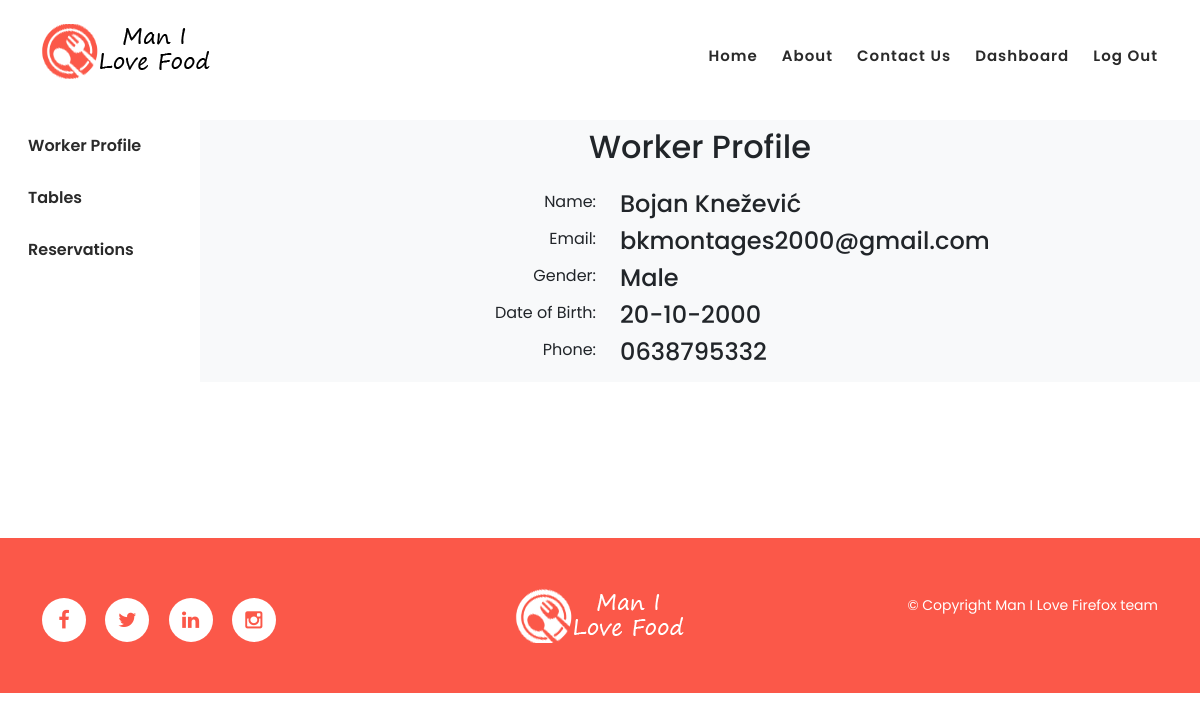
Page /tables.php (signed in) on the committed database.
### tables this page shows
CREATE TABLE `accounts` (
  `id` int(11) NOT NULL,
  `first_name` varchar(50) NOT NULL,
  `last_name` varchar(50) NOT NULL,
  `email` varchar(100) NOT NULL,
  `gender` enum('Male','Female','Other') NOT NULL,
  `date_of_birth` date DEFAULT NULL,
  `phone` varchar(20) DEFAULT NULL,
  `password` varchar(255) NOT NULL,
  `created_at` timestamp NOT NULL DEFAULT current_timestamp()
);

### functions.php (called while the page is built, shortened)
<?php
function reverseFormatDate($inputDate): false|string
{
    $dateObj = DateTime::createFromFormat('Y-m-d', $inputDate);
    if($dateObj) {
        return $dateObj->format('d-m-Y');
    }
    else{
        return false;
    }
}

### tables.php (the view, shortened to what this page needs)
<?php
require "template/header.php";
require "functions.php";
if (!$_SESSION['logged_in']) {
    header("location: login.php");
    exit();
}
elseif ($_SESSION['userRole'] != 'worker'){
    header("location: index.php");
    exit();
}
else {
    $email = $_SESSION['email'];
    $conn = connect();
    $stmt = $conn->prepare("SELECT first_name, last_name, gender, date_of_birth, phone FROM accounts WHERE email=?");
    $stmt->execute([$email]);
    $result = $stmt->fetch();
    $fname = $result['first_name'];
    $lname = $result['last_name'];
    $gender = $result['gender'];
    $rawDate = $result['date_of_birth'];
    $phone = $result['phone'];
    $dob = reverseFormatDate($rawDate);
}
?>
<section class="my-5 pt-md-4 pt-5 pb-5">
    <div class="container-fluid py-5">
        <div class="row">
            <nav class="main-nav col-md-2 col-12 d-md-block d-lg-block d-inline-block sidebar">
                <div>
                    <ul class="nav d-flex flex-column flex-md-custom">
                        <li class="nav-item mb-2 mb-md-0">
                            <a class="nav-link" id="btnWorker" data-target="worker">Worker Profile</a>
                        </li>
                        <li class="nav-item mb-2 mb-md-0">
                            <a class="nav-link" id="btnTables" data-target="tables">Tables</a>
                        </li>
                        <li class="nav-item mb-2 mb-md-0">
                            <a class="nav-link" id="btnRes" data-target="res">Reservations</a>
                        </li>
                    </ul>
                </div>
            </nav>
            <main class="col-md-10 col-12 bg-light">
                <div class="container p-2 section" id="worker">
                    <div class="row ">
                        <div class="col-lg-12 text-center mb-4">
                            <h2>Worker Profile</h2>
                        </div>
                        <div class="row mb-2">
                            <div class="col-md-5 text-sm-end">
                                <label class="font-weight-bold">Name:</label>
                            </div>
                            <div class="col-md-7">
                                <h4><?php echo $fname . ' ' . $lname; ?></h4>
                            </div>
                        </div>
                        <div class="row mb-2">
                            <div class="col-md-5 text-sm-end">
                                <label class="font-weight-bold">Email:</label>
                            </div>
                            <div class="col-md-7">
                                <h4><?php echo $email; ?></h4>
                            </div>
                        </div>
                        <div class="row mb-2">
                            <div class="col-md-5 text-sm-end">
                                <label class="font-weight-bold">Gender:</label>
                            </div>
                            <div class="col-md-7">
                                <h4><?php echo $gender; ?></h4>
                            </div>
                        </div>
                        <div class="row mb-2">
                            <div class="col-md-5 text-sm-end">
                                <label class="font-weight-bold">Date of Birth:</label>
                            </div>
                            <div class="col-md-7">
                                <h4><?php echo $dob; ?></h4>
                            </div>
                        </div>
                        <div class="row mb-2">
                            <div class="col-md-5 text-sm-end">
                                <label class="font-weight-bold">Phone:</label>
                            </div>
                            <div class="col-md-7">
                                <h4><?php echo $phone; ?></h4>
                            </div>
                        </div>
                    </div>
                </div>
            </main>
        </div>
    </div>
</section>
<?php
require "template/footer.php";

### assets/css/style.css (style rules this page uses)
html, body, div, span, applet, object, iframe, h1, h2, h3, h4, h5, h6, p, blockquote, div pre, a, abbr, acronym, address, big, cite, code, del, dfn, em, font, img, ins, kbd, q, s, samp, small, strike, strong, sub, sup, tt, var, b, u, i, center, dl, dt, dd, ol, ul, li, figure, header, nav, section, article, aside, footer, figcaption { margin: 0; padding: 0; border: 0; outline: 0; }
ul, li { padding: 0; margin: 0; list-style: none; }
header, nav, section, article, aside, footer, hgroup { display: block; }
* { box-sizing: border-box; }
html, body { font-family: 'Poppins', sans-serif; font-weight: 400; background-color: #fff; font-size: 16px; -ms-text-size-adjust: 100%; -webkit-font-smoothing: antialiased; -moz-osx-font-smoothing: grayscale; }
a { text-decoration: none !important; }
h1, h2, h3, h4, h5, h6 { margin-top: 0; margin-bottom: 0; }
ul { margin-bottom: 0; }
html, body { background: #fff; font-family: 'Poppins', sans-serif; }
.main-nav .nav li { padding: 6px 0 6px 0; }
.main-nav .nav li a { color: #2a2a2a; font-weight: 600; cursor: pointer; }
*, *:before, *:after { -webkit-box-sizing: border-box; box-sizing: border-box; -webkit-font-smoothing: antialiased; -moz-osx-font-smoothing: grayscale; }

### rows in the picture
accounts: first_name "Bojan", last_name "Knežević", gender "Male", date_of_birth "20-10-2000", phone "0638795332"

### other values in the picture
$email "bkmontages2000@gmail.com"
